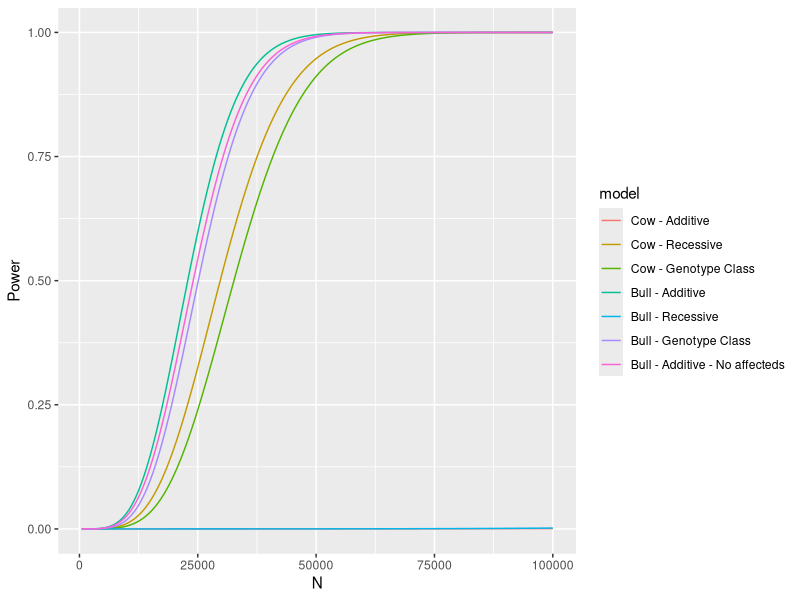

Write R code to recreate this figure.
##
# Port Excel power calculations to R from Excel
##
library(pwr)
library(dplyr)
library(ggplot2)
library(tidyr)
#
A = 1 ## Additive Effect
D = 1 ## Dominance Effect
p = 0.025 # Minor Allele frequency
h2 = 0.249 # heritability (excluding this locus)
f = 0.001 # proportion of phenotypic variance explained by this locus
g = 100 # Number of Daughters per sire
s = 5e-8 # Desired Significance (Power level)
x = 1 - s # for critical value calculations
#
# genotype frequencies(gf) (rr, rm, mm; reference-reference, reference-mutant, mutant-mutant)
gf.rr = (1-p)^2
gf.rm = 2*p*(1-p)
gf.mm = p^2
#
# genotypic values(gv)
gv.rr = A
gv.mm = -A
gv.rm = ((gv.rr + gv.mm)/2) + D
# Trait values
t.mean = gf.rr*gv.rr + gf.rm*gv.rm + gf.mm*gv.mm # trait mean
t.vl = gf.rr*(gv.rr-t.mean)^2 + gf.rm*(gv.rm-t.mean)^2 + gf.mm*(gv.mm-t.mean)^2 # trait variance locus
t.vo = (1-f)*t.vl/f # trait variance other
t.vg = h2*t.vo # trait variance genetic other
t.ve = (1-h2)*t.vo # trait variance environment
t.vy = t.vo + t.vl # phenotypic variance
# allelic effects(ae) (r - reference, m - mutant)
ae.r = (1-p)*gv.rr + p*gv.rm - t.mean
ae.m = (1-p)*gv.rm + p*gv.mm - t.mean
# breeding values(bv)
bv.rr = 2*ae.r + t.mean
bv.rm = ae.r + ae.m + t.mean
bv.mm = 2*ae.m + t.mean
# Power function, parameters = # Samples, # Model Parameters, Phenotypic variance, Significance threshold
get_power = function(n, k, t.vy, vl.m, s)
{
  return(pwr.f2.test(k-1, n-k, vl.m/(t.vy), sig.level = s)$power)
}
#
dataset = tibble(N = seq(500, 100000, 500))
# Cows (cow)
# additive model (a)
cow.a.vl.m = gf.rr*(bv.rr-t.mean)^2 + gf.rm*(bv.rm-t.mean)^2 + gf.mm*(bv.mm-t.mean)^2 # locus variance in the model (vl.m)
cow.a.vl.n = t.vl - cow.a.vl.m # locus variance not in the model (vl.n)
cow.a.vr = t.vg + t.ve + cow.a.vl.n # residual variance (vr)
cow.a.k = 2 # number of parameters in the model (k)
dataset = dataset %>% mutate(cow.a.power = get_power(N, cow.a.k, t.vy, cow.a.vl.m, s)) # Power via pwr function instead
# recessive model (r)
cow.r.vl.m = (gf.rr+gf.rm)*(((gf.rr*gv.rr + gf.rm*gv.rm)/(gf.rr+gf.rm)) - t.mean)^2 + gf.mm*(gv.mm - t.mean)^2
cow.r.vl.n = t.vl - cow.r.vl.m
cow.r.vr = t.vg + t.ve + cow.r.vl.n
cow.r.k = 2
dataset = dataset %>% mutate(cow.r.power = get_power(N, cow.r.k, t.vy, cow.r.vl.m, s))
# genotype class effect model (g)
cow.g.vl.m = gf.rr*(gv.rr-t.mean)^2 + gf.rm*(gv.rm-t.mean)^2 + gf.mm*(gv.mm-t.mean)^2
cow.g.vl.n = t.vl - cow.g.vl.m
cow.g.vr = t.vg + t.ve + cow.g.vl.n
cow.g.k = 3
dataset = dataset %>% mutate(cow.g.power = get_power(N, cow.g.k, t.vy, cow.g.vl.m, s))
#
# Bulls (bull)
# additive model (a)
bull.a.vl.m = gf.rr*(ae.r^2) + gf.rm*((0.5*(ae.r+ae.m))^2) + gf.mm*(ae.m^2) 
bull.a.vl.n = 0 # the additive model explains everything for the locus
bull.a.vr = (0.75*t.vg+t.ve)/g
bull.vy = bull.a.vr + bull.a.vl.m # bull phenotypic variance
bull.a.k = 2
dataset = dataset %>% mutate(bull.a.power = get_power(N, bull.a.k, bull.vy, bull.a.vl.m, s))
# recessive model (r)
bull.r.vl.m = (gf.rm+gf.rr)*((gf.rr*ae.r + gf.rm*0.5*(ae.r+ae.m))/(gf.rm+gf.rr))^2 + gf.mm*(ae.m^2)
bull.r.vl.n = bull.a.vl.m - bull.r.vl.m
bull.r.vr = (0.75*t.vg+t.ve)/g + bull.r.vl.n
bull.r.k = 2
dataset = dataset %>% mutate(bull.r.power = get_power(N, bull.r.k, bull.vy, bull.r.vl.m, s))
# genotype class effect model (g)
bull.g.vl.m  = gf.rr*(ae.r^2) + gf.rm*((0.5*(ae.r+ae.m))^2) + gf.mm*(ae.m^2)
bull.g.k = 3
dataset = dataset %>% mutate(bull.g.power = get_power(N, bull.g.k, bull.vy, bull.g.vl.m, s))
# additive model - no homozygous alternates (q)
bull.q.mean = (gf.rr*(t.mean + bv.rr/2) + gf.rm*(t.mean + bv.rm/2))/(1-gf.mm)
bull.q.vl.m = (gf.rr*(t.mean - bull.q.mean + bv.rr/2)^2 + gf.rm*(t.mean - bull.q.mean + bv.rm/2)^2)/(1-gf.mm)
bull.q.vl.n = 0
bull.q.vr = (0.75*t.vg+t.ve)/g + bull.q.vl.n
bull.q.k = 2
dataset = dataset %>% mutate(bull.q.power = get_power(N, bull.q.k, bull.vy, bull.q.vl.m, s))
#
dataset.power = select(dataset, N, ends_with("power"))
colnames(dataset.power) = c("N", "Cow - Additive", "Cow - Recessive", "Cow - Genotype Class", "Bull - Additive", "Bull - Recessive", "Bull - Genotype Class", "Bull - Additive - No affecteds")
dataset.power.g = gather(dataset.power, model, Power, -N)
dataset.power.g = mutate(dataset.power.g, model = factor(model, levels = c("Cow - Additive", "Cow - Recessive", "Cow - Genotype Class", "Bull - Additive", "Bull - Recessive", "Bull - Genotype Class", "Bull - Additive - No affecteds")))
#
ggplot(dataset.power.g, aes(N, Power, col = model)) + geom_line()
